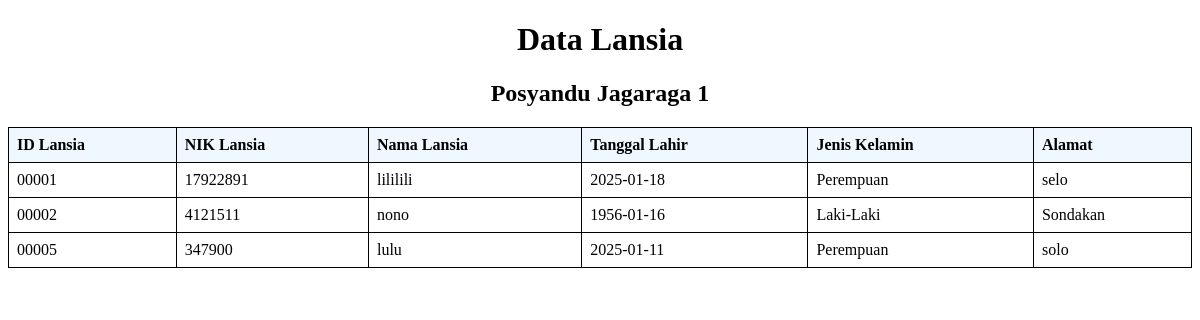
Screenshot of /tabel_lansia.php with the database file from the repository.
### tables this page shows
CREATE TABLE `tb_lansia` (
  `id_lansia` varchar(10) NOT NULL,
  `nik_lansia` varchar(16) NOT NULL,
  `nama_lansia` varchar(50) NOT NULL,
  `tanggal_lahir` date NOT NULL,
  `jenis_kelamin` varchar(10) NOT NULL,
  `alamat` varchar(50) NOT NULL
);

### tabel_lansia.php (the view, shortened to what this page needs)
<?php
include 'koneksi.php';
$query = "SELECT * FROM tb_lansia";
$result = mysqli_query($konek, $query);
?>
<!DOCTYPE html>
<html lang="en">
<head>
</head>
<body>
    <h1>Data Lansia</h1>
    <h2>Posyandu Jagaraga 1</h2>
    <table>
        <thead>
            <tr>
                <th>ID Lansia</th>
                <th>NIK Lansia</th>
                <th>Nama Lansia</th>
                <th>Tanggal Lahir</th>
                <th>Jenis Kelamin</th>
                <th>Alamat</th>
            </tr>
        </thead>
        <tbody>
            <?php
            if (mysqli_num_rows($result) > 0) {
                while ($row = mysqli_fetch_assoc($result)) {
                    echo "<tr>";
                    echo "<td>" . htmlspecialchars($row['id_lansia']) . "</td>";
                    echo "<td>" . htmlspecialchars($row['nik_lansia']) . "</td>";
                    echo "<td>" . htmlspecialchars($row['nama_lansia']) . "</td>";
                    echo "<td>" . htmlspecialchars($row['tanggal_lahir']) . "</td>";
                    echo "<td>" . htmlspecialchars($row['jenis_kelamin']) . "</td>";
                    echo "<td>" . htmlspecialchars($row['alamat']) . "</td>";
                    echo "</tr>";
                }
            } else {
                echo "<tr><td colspan='6'>Tidak ada data yang ditemukan</td></tr>";
            }
            ?>
        </tbody>
    </table>
</body>
</html>

### tabel_lansia.php (style rules this page uses)
table { width: 100%; border-collapse: collapse; margin-top: 20px; }
table, th, td { border: 1px solid black; }
th, td { padding: 8px; text-align: left; }
th { background-color: #eff8ffff; }
h1, h2 { text-align: center; }

### rows the page displays
tb_lansia: id_lansia "00001", nik_lansia "17922891", nama_lansia "lililili", tanggal_lahir "2025-01-18", jenis_kelamin "Perempuan", alamat "selo"
tb_lansia: id_lansia "00002", nik_lansia "4121511", nama_lansia "nono", tanggal_lahir "1956-01-16", jenis_kelamin "Laki-Laki", alamat "Sondakan"
tb_lansia: id_lansia "00005", nik_lansia "347900", nama_lansia "lulu", tanggal_lahir "2025-01-11", jenis_kelamin "Perempuan", alamat "solo"
